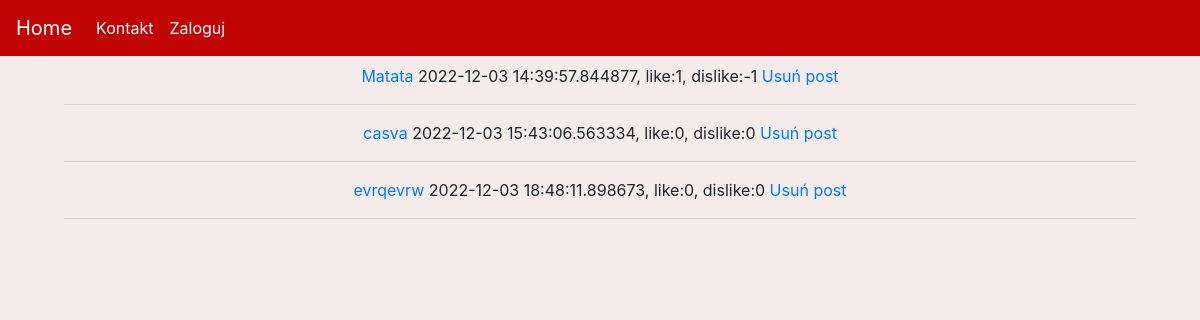
/manage, run on the app's committed database.
### kwiaciarnia/models.py (models this page shows, shortened)
class Posts(db.Model):
    id = db.Column(db.Integer(), primary_key=True)
    title = db.Column(db.String(length=128))
    body = db.Column(db.Text())
    added = db.Column(db.DateTime(), default=datetime.datetime.now())
    likes = db.Column(db.Integer(), default=0)
    dislikes = db.Column(db.Integer(), default=0)

### kwiaciarnia/routes.py (the view)
@app.route('/manage')
def manage():
    posts = Posts.query.all()
    return render_template('manage.html', posts=posts)

### kwiaciarnia/templates/manage.html (shortened to what this page needs)
{% extends 'base.html' %}
{% block content %}
<div>
    {% for post in posts %}
        <a href="#">{{post.title}}</a><span> {{post.added}}, like:{{post.likes}}, dislike:{{post.dislikes}} </a><a href="{{ url_for('delete_post', id=post.id ) }}">Usuń post</a>
        <hr>
    {% endfor %}
</div>
{% endblock %}

### kwiaciarnia/templates/base.html (shortened to what this page needs)
<!doctype html>
<html lang="en">
  <head>
    <link rel="stylesheet" href="https://cdn.jsdelivr.net/npm/bootstrap@4.3.1/dist/css/bootstrap.min.css">
    <link rel="stylesheet" href="{{ url_for('static', filename='styles/main.css') }}">
  </head>
  <body>
    <div id="uno">
      {% include 'includes/navbar.html' %}
    </div>
    <div id="duo" class="position-relative overflow-hidden p-3 p-md-5 m-md-3 text-center">
      {% block content %}
      {% endblock %}
    </div>
  </body>
</html>

### kwiaciarnia/templates/includes/navbar.html (shortened to what this page needs)
<nav class="navbar navbar-expand-md nav_bar navbar-dark ">
    <a class="navbar-brand" href="{{ url_for('home') }}">Home</a>
    <div class="collapse navbar-collapse" id="navbarNav">
      <ul class="navbar-nav mr-auto">
        <li class="nav-item active">
            <a class="nav-link" href="{{ url_for('contact') }}">Kontakt</a>
        </li>
        {% if current_user.is_authenticated  %}
            <li class="nav-item active">
                <a class="nav-link" href="{{ url_for('logout') }}">Wyloguj</a>
            </li>
            <li class="nav-item active">
                <a class="nav-link" href="#">@{{current_user.username}}</a>
            </li>
        {% else %}
            <li class="nav-item active">
                <a class="nav-link" href="{{ url_for('login') }}">Zaloguj</a>
            </li>
        {% endif %}
      </ul>
    </div>
</nav>

### kwiaciarnia/static/styles/main.css (style rules this page uses)
.nav_bar { background-color: #C00404; color: black; position: fixed; top: 0; width: 100%; z-index: 1; }
body { background-color: #f5ebeb; }

### data on the page
Posts: title "Matata", added "2022-12-03 14:39:57.844877", likes "1", dislikes "-1"
Posts: title "casva", added "2022-12-03 15:43:06.563334", likes "0", dislikes "0"
Posts: title "evrqevrw", added "2022-12-03 18:48:11.898673", likes "0", dislikes "0"
